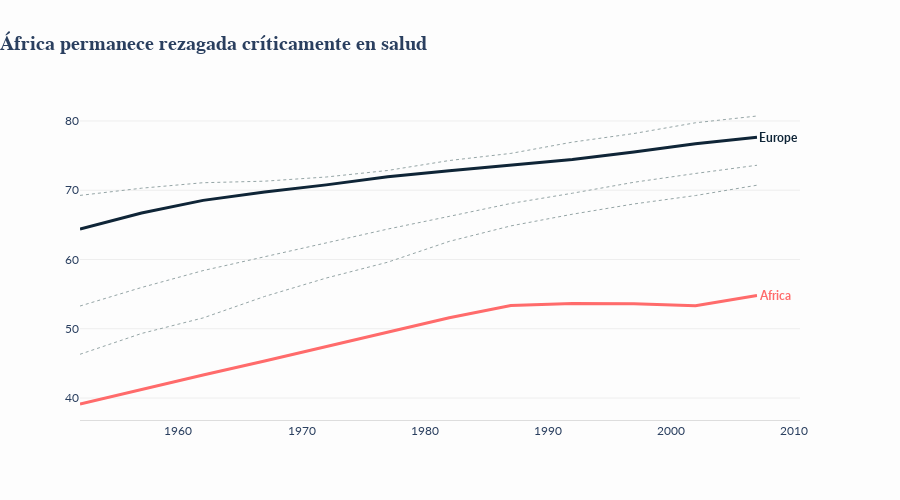

The code cell stored with this chart in its notebook:
### Markdown cell above
<h3>2. EL CONFLICTO</h3>
<h2>📉 La Fricción Silenciosa</h2>
<p>
    Al profundizar en los segmentos regionales, detectamos una anomalía. Mientras el promedio general sube, 
    el continente de <strong>África</strong> ha mostrado un rezago histórico signficativo, e incluso retrocesos en periodos críticos.
</p>
<div class="alert-box-warning">
    ⚠️ <b>Alerta Temprana:</b> Si bien la tendencia global es positiva, la brecha entre África y Europa sigue siendo de 
    casi <b>20 años</b> de vida. No es solo un problema de recursos económicos, es un problema de <i>eficiencia estructural</i> en salud.
</div>

### Code cell
cont_trend = df.groupby(['year', 'continent'])['lifeExp'].mean().reset_index()

fig_conflict = go.Figure()

for continent, color in [('Asia', colors['secondary']), ('Americas', colors['secondary']), ('Oceania', colors['secondary'])]:
    data = cont_trend[cont_trend['continent'] == continent]
    fig_conflict.add_trace(go.Scatter(
        x=data['year'], y=data['lifeExp'],
        mode='lines',
        line=dict(color=color, width=1, dash='dot'),
        name=continent,
        showlegend=False
    ))

# Highlight Europe and Africa
for continent, color, width in [('Europe', colors['europe'], 3), ('Africa', colors['africa'], 3)]:
    data = cont_trend[cont_trend['continent'] == continent]
    fig_conflict.add_trace(go.Scatter(
        x=data['year'], y=data['lifeExp'],
        mode='lines',
        line=dict(color=color, width=width),
        name=continent,
    ))
    # Label at the end
    fig_conflict.add_annotation(
        x=2007, y=data['lifeExp'].iloc[-1],
        text=f"<b>{continent}</b>",
        xanchor="left",
        font=dict(color=color, size=12, family="Lato"),
        showarrow=False,
        bgcolor="#fdfdfd"
    )

fig_conflict.update_layout(
    title=dict(text="<b>África permanece rezagada críticamente en salud</b>", x=0),
    showlegend=False,
    height=500,
    margin=dict(r=100), # Space for annotations
    xaxis=dict(showgrid=False, linecolor='#ddd'),
    yaxis=dict(showgrid=True, gridcolor='#eee'),
    **layout_defaults
)
fig_conflict.show()

### Figure 1 — Plotly figure (JSON) as saved in the notebook; plotly's stock layout.template omitted (floating-point values rounded to 4 significant figures)
{"data": [{"line": {"color": "#95a5a6", "dash": "dot", "width": 1}, "mode": "lines", "name": "Asia", "showlegend": false, "type": "scatter", "x": [1952, 1957, 1962, 1967, 1972, 1977, 1982, 1987, 1992, 1997, 2002, 2007], "y": [46.31, 49.32, 51.56, 54.66, 57.32, 59.61, 62.62, 64.85, 66.54, 68.02, 69.23, 70.73]}, {"line": {"color": "#95a5a6", "dash": "dot", "width": 1}, "mode": "lines", "name": "Americas", "showlegend": false, "type": "scatter", "x": [1952, 1957, 1962, 1967, 1972, 1977, 1982, 1987, 1992, 1997, 2002, 2007], "y": [53.28, 55.96, 58.4, 60.41, 62.39, 64.39, 66.23, 68.09, 69.57, 71.15, 72.42, 73.61]}, {"line": {"color": "#95a5a6", "dash": "dot", "width": 1}, "mode": "lines", "name": "Oceania", "showlegend": false, "type": "scatter", "x": [1952, 1957, 1962, 1967, 1972, 1977, 1982, 1987, 1992, 1997, 2002, 2007], "y": [69.25, 70.3, 71.09, 71.31, 71.91, 72.85, 74.29, 75.32, 76.94, 78.19, 79.74, 80.72]}, {"line": {"color": "#0f2537", "width": 3}, "mode": "lines", "name": "Europe", "type": "scatter", "x": [1952, 1957, 1962, 1967, 1972, 1977, 1982, 1987, 1992, 1997, 2002, 2007], "y": [64.41, 66.7, 68.54, 69.74, 70.78, 71.94, 72.81, 73.64, 74.44, 75.51, 76.7, 77.65]}, {"line": {"color": "#ff6b6b", "width": 3}, "mode": "lines", "name": "Africa", "type": "scatter", "x": [1952, 1957, 1962, 1967, 1972, 1977, 1982, 1987, 1992, 1997, 2002, 2007], "y": [39.14, 41.27, 43.32, 45.33, 47.45, 49.58, 51.59, 53.34, 53.63, 53.6, 53.33, 54.81]}], "layout": {"annotations": [{"bgcolor": "#fdfdfd", "font": {"color": "#0f2537", "family": "Lato", "size": 12}, "showarrow": false, "text": "<b>Europe</b>", "x": 2007, "xanchor": "left", "y": 77.65}, {"bgcolor": "#fdfdfd", "font": {"color": "#ff6b6b", "family": "Lato", "size": 12}, "showarrow": false, "text": "<b>Africa</b>", "x": 2007, "xanchor": "left", "y": 54.81}], "font": {"family": "Lato"}, "height": 500, "margin": {"r": 100}, "paper_bgcolor": "#fdfdfd", "plot_bgcolor": "#fdfdfd", "showlegend": false, "title": {"font": {"family": "Playfair Display", "size": 20}, "text": "<b>África permanece rezagada críticamente en salud</b>", "x": 0}, "xaxis": {"linecolor": "#ddd", "showgrid": false}, "yaxis": {"gridcolor": "#eee", "showgrid": true}}}
